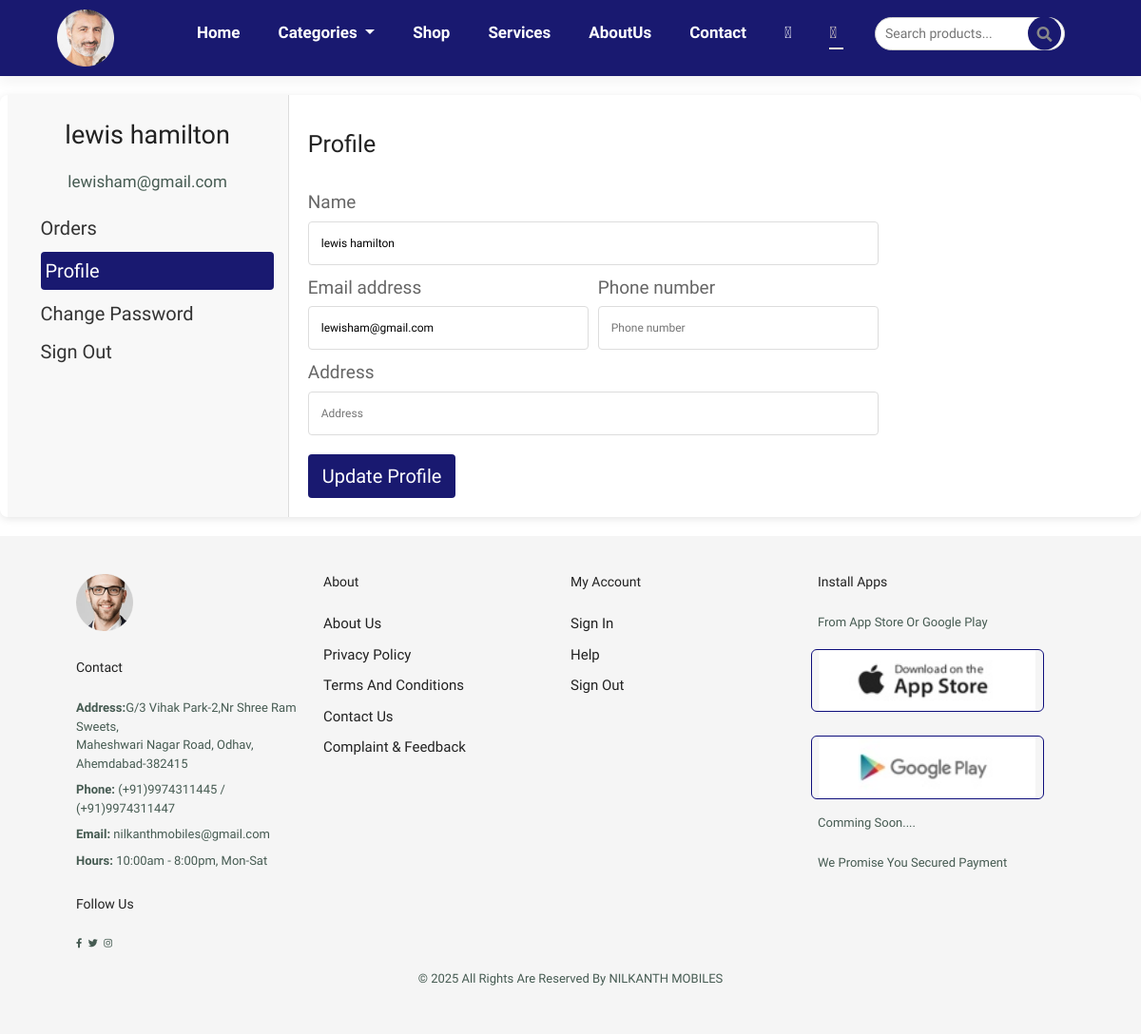
/project/customer/pages/profile.php (signed in), run on the app's committed database.
### tables this page shows
CREATE TABLE `customer` (
  `CUSTOMER_ID` int(11) NOT NULL,
  `CUSTOMER_NAME` varchar(250) NOT NULL,
  `EMAIL` varchar(100) NOT NULL,
  `PHONE` varchar(10) NOT NULL,
  `ADDRESS` varchar(250) NOT NULL,
  `PASSWORD` varchar(255) NOT NULL,
  `STATUS` enum('active','inactive') NOT NULL DEFAULT 'active',
  `usertype` enum('customer') NOT NULL DEFAULT 'customer',
  `REGISTER_DATE` date NOT NULL DEFAULT curdate()
);

### project/customer/pages/profile.php (the view, shortened to what this page needs)
<?php
$conn = new mysqli('localhost', 'root', '', 'project');
$currentUserId = $_SESSION['CUSTOMER_ID'];
$sql = "SELECT CUSTOMER_NAME, EMAIL, PHONE, ADDRESS FROM CUSTOMER WHERE CUSTOMER_ID = ?";
$stmt = $conn->prepare($sql);
$stmt->bind_param("i", $currentUserId);
$stmt->execute();
$result = $stmt->get_result();
$user = $result->fetch_assoc();
?>
<!DOCTYPE html>
<html lang="en">
  <head>
    <link rel="stylesheet" href="/project/customer/style/style.css" />
    <link rel="stylesheet" href="https://pro.fontawesome.com/releases/v5.10.0/css/all.css" />
    <link href="https://cdn.jsdelivr.net/npm/bootstrap@5.3.3/dist/css/bootstrap.min.css" rel="stylesheet"
>
  </head>
  <body>
    <?php
    if (file_exists("../header.php")) {
        require_once "../header.php";
    } else {
        echo "<div class='alert alert-warning'>Header not found!</div>";
    }
    ?>
    <div class="container">
      <?php
      if (file_exists("../sidebar.php")) {
          require_once "../sidebar.php";
      } else {
          echo "<div class='alert alert-warning'>Sidebar not found!</div>";
      }
      ?>
      <main class="main-content">
        <h1>Profile</h1>
        <form class="profile-form" method="POST" action="">
          <div class="form-row">
            <div class="form-group">
              <label for="name">Name</label>
              <input
                type="text"
                id="name"
                name="name"
                value="<?php echo htmlspecialchars($user['CUSTOMER_NAME'] ?? ''); ?>"
                placeholder="Full Name"
              />
            </div>
          </div>
          <div class="form-row">
            <div class="form-group">
              <label for="email">Email address</label>
              <input
                type="email"
                id="email"
                name="email"
                value="<?php echo htmlspecialchars($user['EMAIL'] ?? ''); ?>"
                placeholder="Email address"
              />
            </div>
            <div class="form-group">
              <label for="phone">Phone number</label>
              <input
                type="text"
                id="phone"
                name="phone"
                value="<?php echo htmlspecialchars($user['PHONE'] ?? ''); ?>"
                placeholder="Phone number"
                oninput="validatePhoneInput(event)"
                maxlength="10"
              />
            </div>
          </div>
          <div class="form-row">
            <div class="form-group">
              <label for="address">Address</label>
              <input
                type="text"
                id="address"
                name="address"
                value="<?php echo htmlspecialchars($user['ADDRESS'] ?? ''); ?>"
                placeholder="Address"
              />
            </div>
          </div>
          <button type="submit" class="update-button">Update Profile</button>
        </form>
      </main>
    </div>
    <?php
    if (file_exists("../footer.php")) {
        require_once "../footer.php";
    } else {
        echo "<div class='alert alert-warning'>Footer not found!</div>";
    }
    ?>
  </body>
</html>

### project/customer/sidebar.php (shortened to what this page needs)
<!DOCTYPE html>
<html lang="en">
  <head>
    <link
      rel="stylesheet"
      href="https://pro.fontawesome.com/releases/v5.10.0/css/all.css"
    />
    <link
      href="https://cdn.jsdelivr.net/npm/bootstrap@5.3.0-alpha3/dist/css/bootstrap.min.css"
      rel="stylesheet"
    />
    <link rel="stylesheet" href="/project/customer/style/style.css" />
    <link
      rel="stylesheet"
      href="https://pro.fontawesome.com/releases/v5.10.0/css/all.css"
    />
    <link
      href="https://cdn.jsdelivr.net/npm/bootstrap@5.3.3/dist/css/bootstrap.min.css"
      rel="stylesheet"
    />
  </head>
  <body>
    <?php
    $conn = new mysqli('localhost', 'root', '', 'project');
    $currentUserId = $_SESSION['CUSTOMER_ID'];
    $sql = "SELECT CUSTOMER_NAME, EMAIL FROM CUSTOMER WHERE CUSTOMER_ID = ?";
    $stmt = $conn->prepare($sql);
    $stmt->bind_param("i", $currentUserId);
    $stmt->execute();
    $result = $stmt->get_result();
    $user = $result->fetch_assoc();
    ?>
    <aside class="sidebar">
      <div class="profile-info">
        <h2><?php echo htmlspecialchars($user['CUSTOMER_NAME']); ?></h2>
        <p><?php echo htmlspecialchars($user['EMAIL']); ?></p>
      </div>
      <ul class="menu">
        <li><a href="/project/customer/pages/orders.php" class="sidebar-link">Orders</a></li>
        <li><a href="/project/customer/pages/profile.php" class="sidebar-link">Profile</a></li>
        <li><a href="/project/customer/pages/changepassword.php" class="sidebar-link">Change Password</a></li>
        <li><a href="/Project/customer/logout.php" class="sidebar-link">Sign Out</a></li>
      </ul>
    </aside>
  </body>
</html>

### project/customer/style/style.css (style rules this page uses)
* { margin: 0; padding: 0; box-sizing: border-box; font-family: "Spartan", sans-serif; }
html { font-size: 62.5%; overflow-x: hidden; scroll-behavior: smooth; scroll-padding-top: 6rem; }
body { background-color: #fff; }
h1 { font-size: 50px; line-height: 64px; color: #222; }
h2 { font-size: 46px; line-height: 54px; color: #222; }
p { font-size: 16px; color: #465b52; margin: 15px 0 20px 0; }
body { width: 100%; }
:root { --primary: midnightblue; --accent: #ffd700; --transition: all 0.4s cubic-bezier(0.23, 1, 0.32, 1); --section-bg: linear-gradient(135deg, #f8f9fa 0%, #e9ecef 100%); }
.container { display: flex; max-width: 1200px; margin: 2rem auto; background: #fff; box-shadow: 0 2px 8px rgba(0, 0, 0, 0.1); border-radius: 8px; overflow: hidden; }
.sidebar { width: 25%; background: #f8f8f8; padding: 1.5rem; border-right: 1px solid #ddd; }
.profile-info { text-align: center; margin-bottom: 2rem; }
.profile-info h2 { font-size: 1.2rem; margin-bottom: 0.5rem; }
.menu { list-style: none; }
.menu li { margin: 1rem 0; }
.menu li a { text-decoration: none; color: #333; font-size: 1rem; display: flex; justify-content: space-between; align-items: center; }
.menu li a:hover, .menu li.active a { color: #fff; background: #673ab7; padding: 0.5rem; border-radius: 4px; }
.main-content { flex: 1; padding: 2rem; }
.main-content h1 { margin-bottom: 1.5rem; font-size: 1.5rem; }
.profile-form { max-width: 600px; }
.form-row { display: flex; gap: 1rem; margin-bottom: 1rem; }
.form-group { flex: 1; }
.form-group label { display: block; font-size: 0.9rem; margin-bottom: 0.5rem; color: #666; }
.form-group input { width: 100%; padding: 0.5rem; border: 1px solid #ddd; border-radius: 4px; }
.update-button { background: #673ab7; color: #fff; padding: 0.8rem 1.5rem; border: none; border-radius: 4px; cursor: pointer; margin-top: 1rem; }

### project/customer/pages/profile.php (style rules this page uses)
.container { display: flex; max-width: 1200px; margin: 2rem auto; background: #fff; box-shadow: 0 2px 8px rgba(0, 0, 0, 0.1); border-radius: 8px; overflow: hidden; }
.sidebar { width: 25%; background: #f8f8f8; padding: 1.5rem; border-right: 1px solid #ddd; }
.profile-info { text-align: center; margin-bottom: 2rem; }
.sidebar .profile-info h2 { font-size: 2.7rem; margin-bottom: -0.5rem; }
.sidebar .profile-info p { font-size: 17px; }
.menu { list-style: none; }
.menu li { margin: 1rem 0; }
.sidebar .menu li a { text-decoration: none; color: #333; font-size: 2rem; display: flex; justify-content: space-between; align-items: center; }
.sidebar .menu li a:hover, .menu li.active a { color: #fff; background-color: midnightblue; padding: 0.5rem; border-radius: 4px; }
.sidebar .menu li.active a { background-color: midnightblue; }
.main-content { flex: 1; padding: 2rem; }
.container .main-content h1 { margin-bottom: 1.5rem; font-size: 2.5rem; }
.profile-form { max-width: 600px; }
.form-row { display: flex; gap: 1rem; margin-bottom: 1rem; }
.form-group { flex: 1; }
.profile-form .form-group label { display: block; font-size: 1.9rem; margin-bottom: 0.5rem; color: #666; }
.profile-form .form-group input { width: 100%; padding: 1.3rem; border: 1px solid #ddd; border-radius: 4px; font-size: 15px; }
.profile-form .update-button { background: midnightblue; color: #fff; padding: 0.8rem 1.5rem; border: none; border-radius: 4px; cursor: pointer; margin-top: 1rem; font-size: 20px; }

### data on the page
customer: CUSTOMER_NAME "lewis hamilton", EMAIL "lewisham@gmail.com", name "lewis hamilton", email "lewisham@gmail.com"
